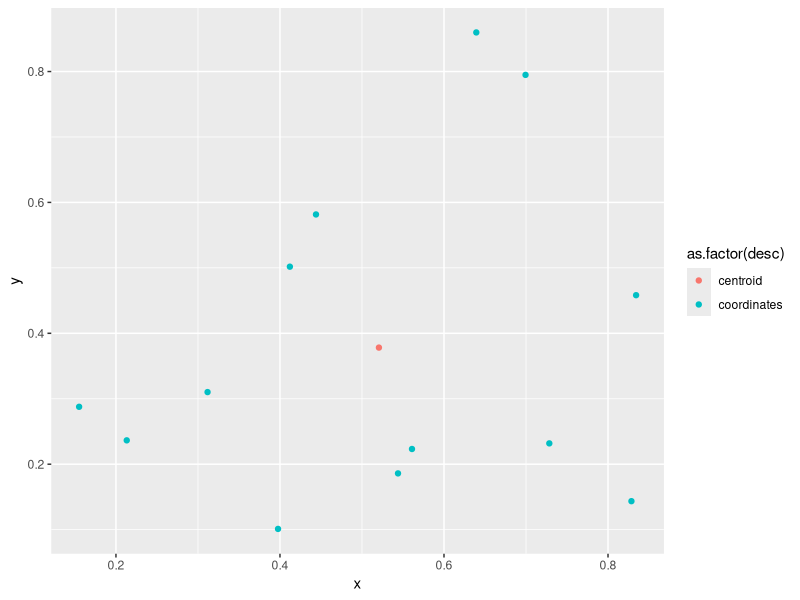

The R source for this figure:


library(dplyr)
library(tidyr)
library(ggplot2)

set.seed(1000)

x <- rnorm(100)
y <- rnorm(100)

data <- data.frame(cbind(x, y))

getcluster <- function(k) {
  
  fit01 <- kmeans(data, 10, 100)
  cid <- fit01$cluster
  desc <- rep("coordinates", 100)
  data <- cbind(cid, data, desc)
  
  centroid <- data.frame(fit01$centers[k, ])
  colnames(centroid) <- "centroid"
  centroid <- cbind(name = rownames(centroid), centroid)
  centroid <- spread(centroid, key = name, value = centroid)
  centroid <- cbind(k, centroid, desc = "centroid")
  colnames(centroid) <- c("cid", "x", "y", "desc")

  kset <- rbind(centroid, filter(data, data$cid == k))
  print(kset)
  
  scplot <- ggplot(data = kset) + geom_point(data = kset, aes(x = x, y = y, color = as.factor(desc)), na.rm=TRUE)
  scplot  
}

#test

getcluster(5)